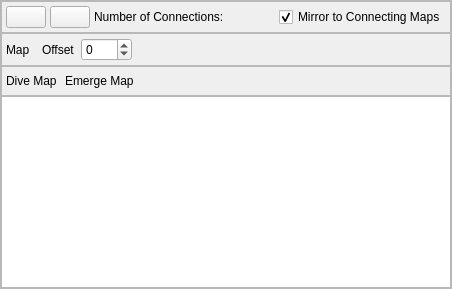
          <widget class="QWidget" name="tab_Connections">
           <layout class="QGridLayout" name="gridLayout_12">
            <property name="leftMargin">
             <number>0</number>
            </property>
            <property name="topMargin">
             <number>0</number>
            </property>
            <property name="rightMargin">
             <number>0</number>
            </property>
            <property name="bottomMargin">
             <number>0</number>
            </property>
            <item row="3" column="0">
             <widget class="QFrame" name="gridFrame">
              <property name="sizePolicy">
               <sizepolicy hsizetype="Expanding" vsizetype="Expanding">
                <horstretch>0</horstretch>
                <verstretch>0</verstretch>
               </sizepolicy>
              </property>
              <property name="frameShape">
               <enum>QFrame::StyledPanel</enum>
              </property>
              <property name="frameShadow">
               <enum>QFrame::Raised</enum>
              </property>
              <layout class="QGridLayout" name="gridLayout_11">
               <property name="leftMargin">
                <number>0</number>
               </property>
               <property name="topMargin">
                <number>0</number>
               </property>
               <property name="rightMargin">
                <number>0</number>
               </property>
               <property name="bottomMargin">
                <number>0</number>
               </property>
               <property name="spacing">
                <number>0</number>
               </property>
               <item row="2" column="0">
                <widget class="QFrame" name="horizontalFrame">
                 <property name="sizePolicy">
                  <sizepolicy hsizetype="Expanding" vsizetype="Fixed">
                   <horstretch>0</horstretch>
                   <verstretch>0</verstretch>
                  </sizepolicy>
                 </property>
                 <property name="minimumSize">
                  <size>
                   <width>0</width>
                   <height>32</height>
                  </size>
                 </property>
                 <property name="frameShape">
                  <enum>QFrame::StyledPanel</enum>
                 </property>
                 <property name="frameShadow">
                  <enum>QFrame::Raised</enum>
                 </property>
                 <layout class="QHBoxLayout" name="horizontalLayout_4">
                  <property name="spacing">
                   <number>4</number>
                  </property>
                  <property name="leftMargin">
                   <number>4</number>
                  </property>
                  <property name="topMargin">
                   <number>4</number>
                  </property>
                  <property name="rightMargin">
                   <number>4</number>
                  </property>
                  <property name="bottomMargin">
                   <number>4</number>
                  </property>
                  <item>
                   <widget class="QPushButton" name="pushButton_AddConnection">
                    <property name="sizePolicy">
                     <sizepolicy hsizetype="Minimum" vsizetype="Fixed">
                      <horstretch>0</horstretch>
                      <verstretch>0</verstretch>
                     </sizepolicy>
                    </property>
                    <property name="toolTip">
                     <string>&lt;html&gt;&lt;head/&gt;&lt;body&gt;&lt;p&gt;Add a new connection.&lt;/p&gt;&lt;/body&gt;&lt;/html&gt;</string>
                    </property>
                    <property name="text">
                     <string/>
                    </property>
                    <property name="icon">
                     <iconset>
                      <activeon>:/icons/add.ico</activeon>
                     </iconset>
                    </property>
                   </widget>
                  </item>
                  <item>
                   <widget class="QPushButton" name="pushButton_RemoveConnection">
                    <property name="toolTip">
                     <string>&lt;html&gt;&lt;head/&gt;&lt;body&gt;&lt;p&gt;Remove the currently-selected connection.&lt;/p&gt;&lt;/body&gt;&lt;/html&gt;</string>
                    </property>
                    <property name="text">
                     <string/>
                    </property>
                    <property name="icon">
                     <iconset>
                      <activeon>:/icons/delete.ico</activeon>
                     </iconset>
                    </property>
                   </widget>
                  </item>
                  <item>
                   <widget class="QLabel" name="label_13">
                    <property name="text">
                     <string>Number of Connections:</string>
                    </property>
                   </widget>
                  </item>
                  <item>
                   <widget class="QLabel" name="label_NumConnections">
                    <property name="text">
                     <string/>
                    </property>
                   </widget>
                  </item>
                  <item>
                   <spacer name="horizontalSpacer_11">
                    <property name="orientation">
                     <enum>Qt::Horizontal</enum>
                    </property>
                    <property name="sizeType">
                     <enum>QSizePolicy::Expanding</enum>
                    </property>
                    <property name="sizeHint" stdset="0">
                     <size>
                      <width>40</width>
                      <height>20</height>
                     </size>
                    </property>
                   </spacer>
                  </item>
                  <item>
                   <widget class="QCheckBox" name="checkBox_MirrorConnections">
                    <property name="sizePolicy">
                     <sizepolicy hsizetype="Preferred" vsizetype="Preferred">
                      <horstretch>0</horstretch>
                      <verstretch>0</verstretch>
                     </sizepolicy>
                    </property>
                    <property name="toolTip">
                     <string>&lt;html&gt;&lt;head/&gt;&lt;body&gt;&lt;p&gt;If enabled, connections will automatically be updated on the connected map.&lt;/p&gt;&lt;/body&gt;&lt;/html&gt;</string>
                    </property>
                    <property name="text">
                     <string>Mirror to Connecting Maps</string>
                    </property>
                    <property name="checked">
                     <bool>true</bool>
                    </property>
                   </widget>
                  </item>
                 </layout>
                </widget>
               </item>
               <item row="6" column="0">
                <widget class="QGraphicsView" name="graphicsView_Connections">
                 <property name="sizePolicy">
                  <sizepolicy hsizetype="Expanding" vsizetype="Expanding">
                   <horstretch>0</horstretch>
                   <verstretch>0</verstretch>
                  </sizepolicy>
                 </property>
                 <property name="mouseTracking">
                  <bool>false</bool>
                 </property>
                 <property name="autoFillBackground">
                  <bool>false</bool>
                 </property>
                 <property name="verticalScrollBarPolicy">
                  <enum>Qt::ScrollBarAsNeeded</enum>
                 </property>
                 <property name="horizontalScrollBarPolicy">
                  <enum>Qt::ScrollBarAsNeeded</enum>
                 </property>
                 <property name="sizeAdjustPolicy">
                  <enum>QAbstractScrollArea::AdjustIgnored</enum>
                 </property>
                 <property name="dragMode">
                  <enum>QGraphicsView::NoDrag</enum>
                 </property>
                 <property name="transformationAnchor">
                  <enum>QGraphicsView::AnchorUnderMouse</enum>
                 </property>
                 <property name="resizeAnchor">
                  <enum>QGraphicsView::AnchorUnderMouse</enum>
                 </property>
                </widget>
               </item>
               <item row="4" column="0">
                <widget class="QFrame" name="horizontalFrame2">
                 <property name="sizePolicy">
                  <sizepolicy hsizetype="Expanding" vsizetype="Fixed">
                   <horstretch>0</horstretch>
                   <verstretch>0</verstretch>
                  </sizepolicy>
                 </property>
                 <property name="minimumSize">
                  <size>
                   <width>0</width>
                   <height>32</height>
                  </size>
                 </property>
                 <property name="frameShape">
                  <enum>QFrame::StyledPanel</enum>
                 </property>
                 <property name="frameShadow">
                  <enum>QFrame::Raised</enum>
                 </property>
                 <layout class="QHBoxLayout" name="horizontalLayout_3" stretch="0,0,0,0,0,0">
                  <property name="spacing">
                   <number>6</number>
                  </property>
                  <property name="leftMargin">
                   <number>4</number>
                  </property>
                  <property name="topMargin">
                   <number>4</number>
                  </property>
                  <property name="rightMargin">
                   <number>4</number>
                  </property>
                  <property name="bottomMargin">
                   <number>4</number>
                  </property>
                  <item>
                   <widget class="QLabel" name="label_11">
                    <property name="text">
                     <string>Map</string>
                    </property>
                   </widget>
                  </item>
                  <item>
                   <widget class="NoScrollComboBox" name="comboBox_ConnectedMap" native="true">
                    <property name="toolTip">
                     <string>&lt;html&gt;&lt;head/&gt;&lt;body&gt;&lt;p&gt;The destination map name of the connection.&lt;/p&gt;&lt;/body&gt;&lt;/html&gt;</string>
                    </property>
                    <property name="editable" stdset="0">
                     <bool>true</bool>
                    </property>
                   </widget>
                  </item>
                  <item>
                   <widget class="QLabel" name="label_12">
                    <property name="text">
                     <string>Offset</string>
                    </property>
                   </widget>
                  </item>
                  <item>
                   <widget class="QSpinBox" name="spinBox_ConnectionOffset">
                    <property name="toolTip">
                     <string>&lt;html&gt;&lt;head/&gt;&lt;body&gt;&lt;p&gt;The number of metatiles to offset the connection.&lt;/p&gt;&lt;/body&gt;&lt;/html&gt;</string>
                    </property>
                    <property name="minimum">
                     <number>-999</number>
                    </property>
                    <property name="maximum">
                     <number>999</number>
                    </property>
                   </widget>
                  </item>
                  <item>
                   <widget class="NoScrollComboBox" name="comboBox_ConnectionDirection" native="true">
                    <property name="toolTip">
                     <string>&lt;html&gt;&lt;head/&gt;&lt;body&gt;&lt;p&gt;The direction of the connection.&lt;/p&gt;&lt;/body&gt;&lt;/html&gt;</string>
                    </property>
                   </widget>
                  </item>
                  <item>
                   <spacer name="horizontalSpacer_6">
                    <property name="orientation">
                     <enum>Qt::Horizontal</enum>
                    </property>
                    <property name="sizeHint" stdset="0">
                     <size>
                      <width>40</width>
                      <height>20</height>
                     </size>
                    </property>
                   </spacer>
                  </item>
                 </layout>
                </widget>
               </item>
               <item row="5" column="0">
                <widget class="QFrame" name="horizontalFrame3">
                 <property name="sizePolicy">
                  <sizepolicy hsizetype="Expanding" vsizetype="Preferred">
                   <horstretch>0</horstretch>
                   <verstretch>0</verstretch>
                  </sizepolicy>
                 </property>
                 <property name="frameShape">
                  <enum>QFrame::StyledPanel</enum>
                 </property>
                 <property name="frameShadow">
                  <enum>QFrame::Raised</enum>
                 </property>
                 <layout class="QHBoxLayout" name="horizontalLayout_6">
                  <property name="spacing">
                   <number>4</number>
                  </property>
                  <property name="leftMargin">
                   <number>4</number>
                  </property>
                  <property name="topMargin">
                   <number>4</number>
                  </property>
                  <property name="rightMargin">
                   <number>4</number>
                  </property>
                  <property name="bottomMargin">
                   <number>4</number>
                  </property>
                  <item>
                   <widget class="QLabel" name="label_14">
                    <property name="text">
                     <string>Dive Map</string>
                    </property>
                   </widget>
                  </item>
                  <item>
                   <widget class="NoScrollComboBox" name="comboBox_DiveMap" native="true">
                    <property name="toolTip">
                     <string>&lt;html&gt;&lt;head/&gt;&lt;body&gt;&lt;p&gt;Destination map name when using &lt;span style=&quot; font-weight:600;&quot;&gt;Dive&lt;/span&gt;. If empty, no such connection will exist.&lt;/p&gt;&lt;/body&gt;&lt;/html&gt;</string>
                    </property>
                    <property name="editable" stdset="0">
                     <bool>true</bool>
                    </property>
                   </widget>
                  </item>
                  <item>
                   <widget class="QLabel" name="label_15">
                    <property name="text">
                     <string>Emerge Map</string>
                    </property>
                   </widget>
                  </item>
                  <item>
                   <widget class="NoScrollComboBox" name="comboBox_EmergeMap" native="true">
                    <property name="toolTip">
                     <string>&lt;html&gt;&lt;head/&gt;&lt;body&gt;&lt;p&gt;Destination map name when emerging using &lt;span style=&quot; font-weight:600;&quot;&gt;Dive&lt;/span&gt;. If empty, no such connection will exist.&lt;/p&gt;&lt;/body&gt;&lt;/html&gt;</string>
                    </property>
                    <property name="editable" stdset="0">
                     <bool>true</bool>
                    </property>
                   </widget>
                  </item>
                  <item>
                   <spacer name="horizontalSpacer_10">
                    <property name="orientation">
                     <enum>Qt::Horizontal</enum>
                    </property>
                    <property name="sizeHint" stdset="0">
                     <size>
                      <width>40</width>
                      <height>20</height>
                     </size>
                    </property>
                   </spacer>
                  </item>
                 </layout>
                </widget>
               </item>
              </layout>
             </widget>
            </item>
           </layout>
          </widget>
